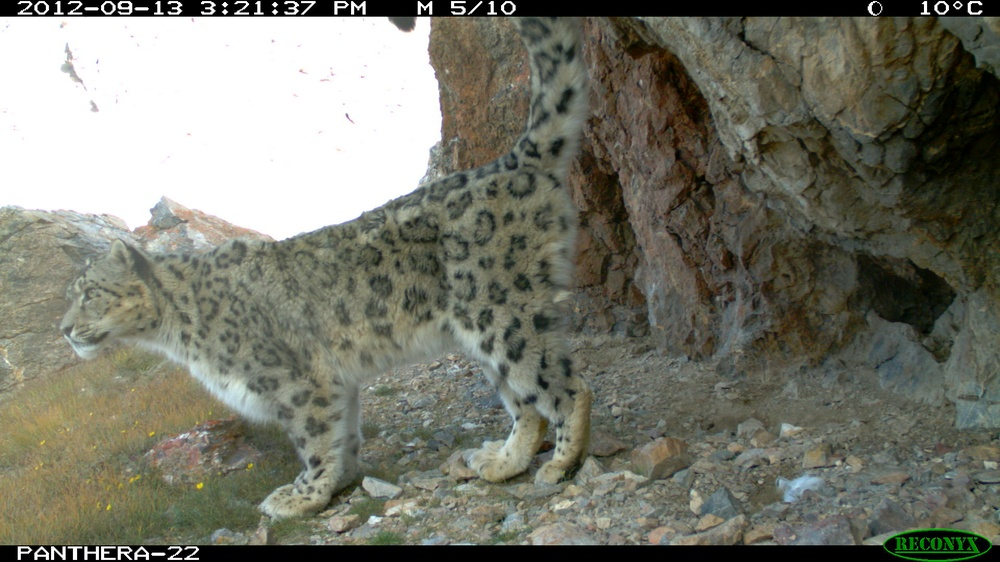
#> input picture Image_Preprocessing/test_img/02__Station13__Camera1__2012-9-13__2-21-36(5).JPG, 1000 x 562 px, shrunk from 1920 x 1080 before the run, found by its file name
$ python otsu.py
#> lines starting #> are read from the running program, lines starting #| are printed output that depends on the picture; after the words box and inside, x2 and y2 are one past the last pixel; in counts of white or black regions, pixels touching at a corner belong together
import cv2
import numpy as np
from matplotlib import pyplot as plt

img = cv2.imread('test_img\\02__Station13__Camera1__2012-9-13__2-21-36(5).JPG',0)
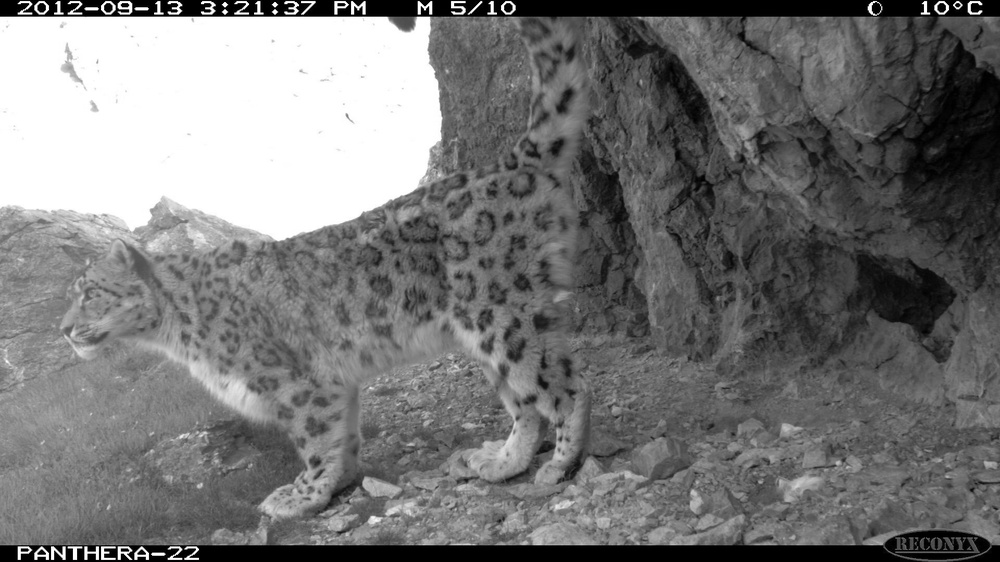
#> img: shape (562, 1000); min 0, max 255, mean 118.2

# apply mask
mask = cv2.imread('test_mask\\02__Station13__Camera1__2012-9-13__2-21-36(5).BMP',0)
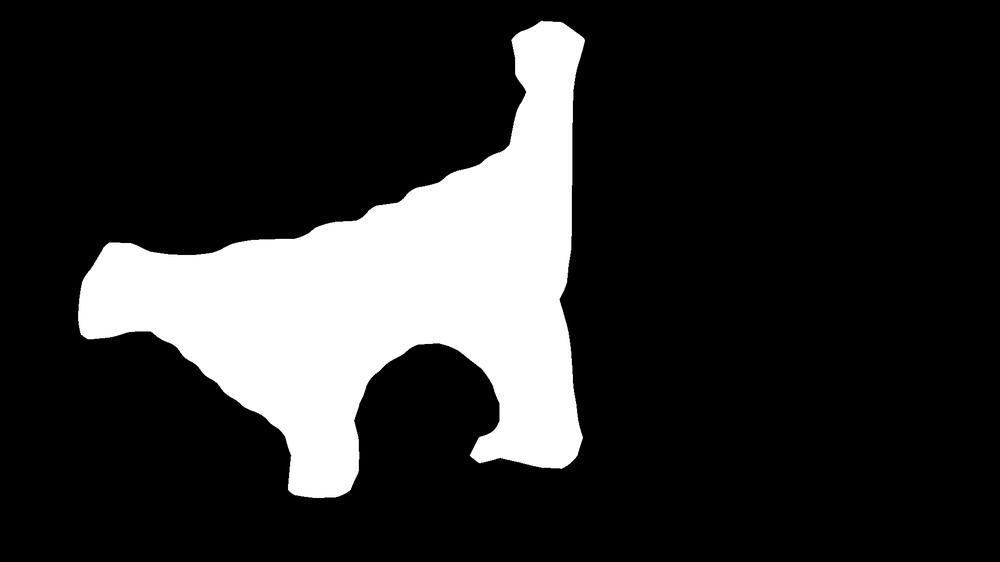
#> input picture Image_Preprocessing/test_mask/02__Station13__Camera1__2012-9-13__2-21-36(5).BMP, 1000 x 562 px, shrunk from 1920 x 1080 before the run, found by its file name
#> mask is the input picture: shape (562, 1000); min 0, max 255, mean 45
# cv2.imshow("mask", mask)

masked = cv2.bitwise_and(img, img, mask=mask)
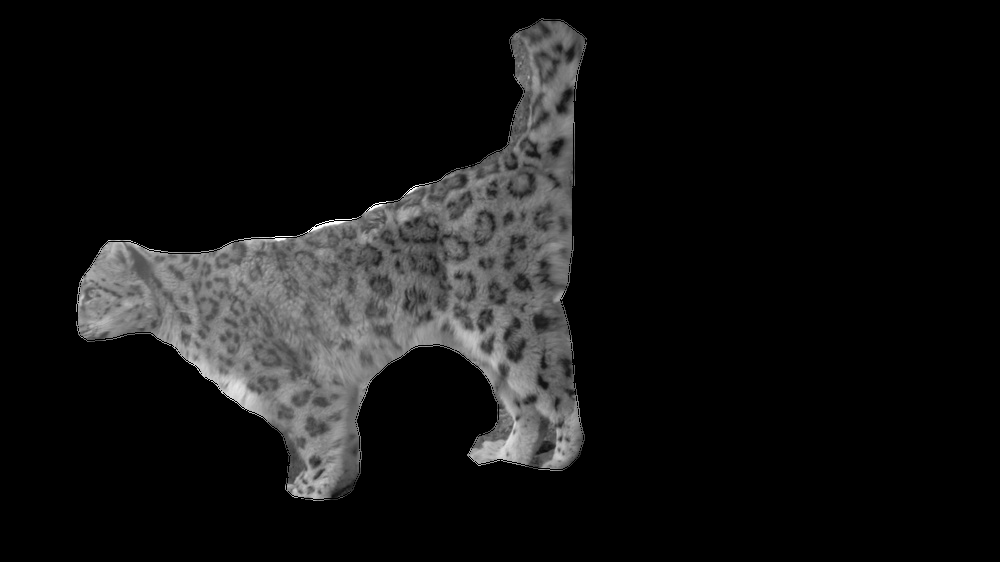
#> masked: shape (562, 1000); min 0, max 255, mean 20.4
img = masked
#cv2.imshow("Mask Applied to Image", masked)

# global thresholding
ret1,th1 = cv2.threshold(img,100,255,cv2.THRESH_BINARY)
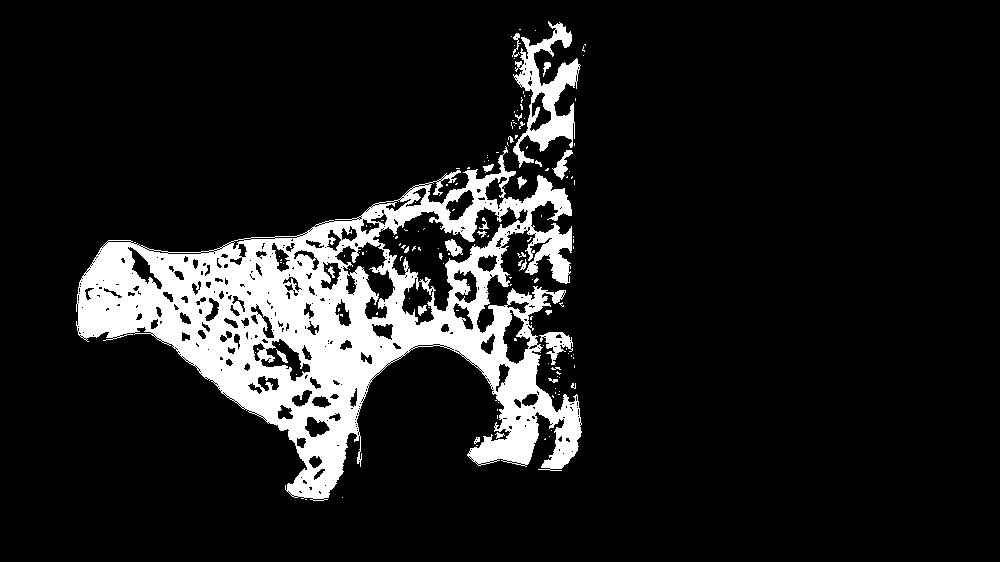
#> th1: shape (562, 1000); 11.9% white; 150 white regions (126 under 20 px), largest, box (x1, y1, x2, y2) and area: (76, 146, 582, 501) 60876, (513, 21, 581, 168) 3656, (539, 332, 573, 365) 490

# Otsu's thresholding
ret2,th2 = cv2.threshold(img,0,255,cv2.THRESH_BINARY+cv2.THRESH_OTSU)
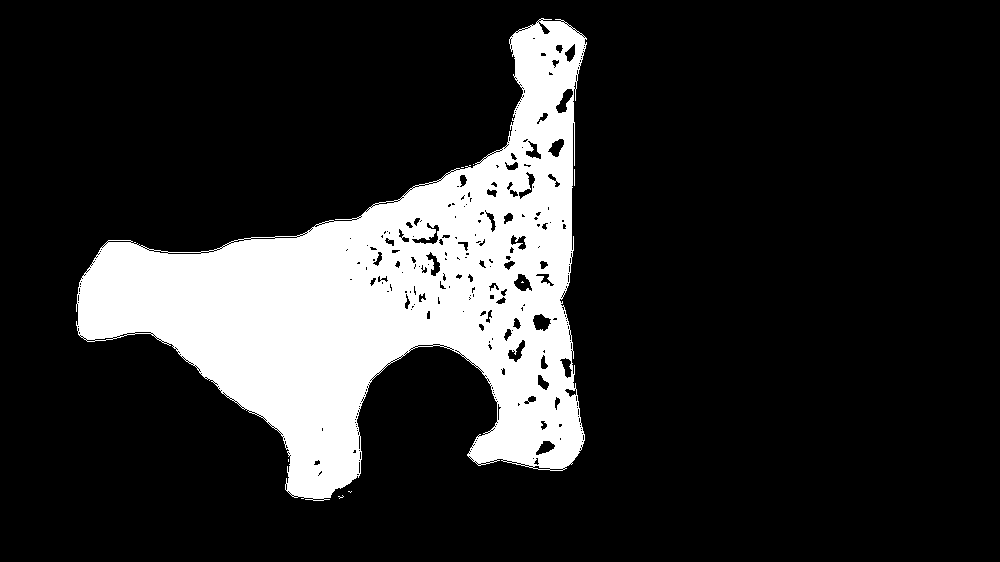
#> th2: shape (562, 1000); 17.4% white; 9 white regions (8 under 20 px), largest, box (x1, y1, x2, y2) and area: (76, 18, 587, 501) 97594
#> ret2 = 57


# Otsu's thresholding after Gaussian filtering
blur = cv2.GaussianBlur(img,(5,5),0)
ret3,th3 = cv2.threshold(blur,0,255,cv2.THRESH_BINARY+cv2.THRESH_OTSU)
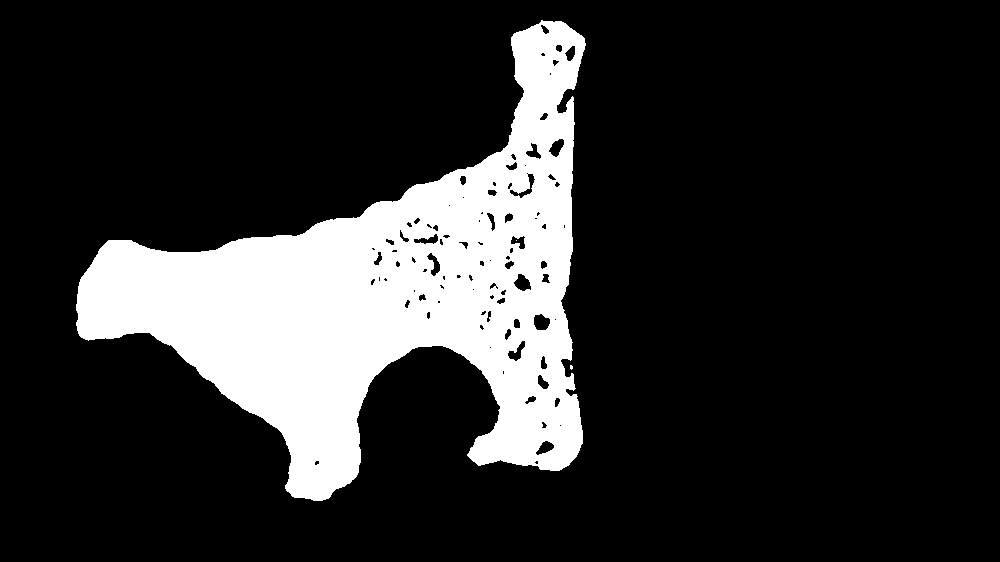
#> th3: shape (562, 1000); 17.6% white; 3 white regions (2 under 20 px), largest, box (x1, y1, x2, y2) and area: (76, 20, 586, 501) 98937
#> ret3 = 56

# plot all the images and their histograms
images = [img, 0, th1,
          img, 0, th2,
          blur, 0, th3]
titles = ['Original Noisy Image','Histogram','Global Thresholding (v=127)',
          'Original Noisy Image','Histogram',"Otsu's Thresholding",
          'Gaussian filtered Image','Histogram',"Otsu's Thresholding"]

for i in range(3):
    plt.subplot(3,3,i*3+1),plt.imshow(images[i*3],'gray')
    plt.title(titles[i*3]), plt.xticks([]), plt.yticks([])
    plt.subplot(3,3,i*3+2),plt.hist(images[i*3].ravel(),256)
    plt.title(titles[i*3+1]), plt.xticks([]), plt.yticks([])
    plt.subplot(3,3,i*3+3),plt.imshow(images[i*3+2],'gray')
    plt.title(titles[i*3+2]), plt.xticks([]), plt.yticks([])
plt.show()
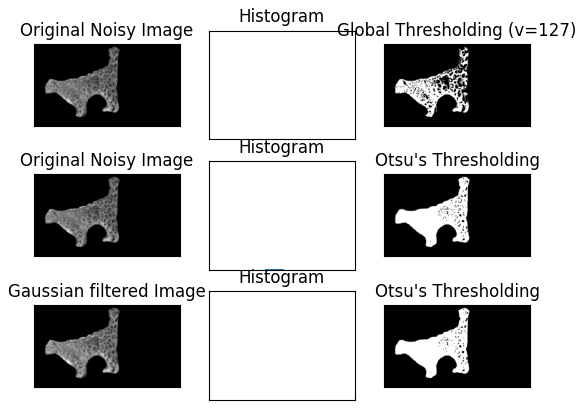
#> figure drawn by matplotlib, 9 panels
